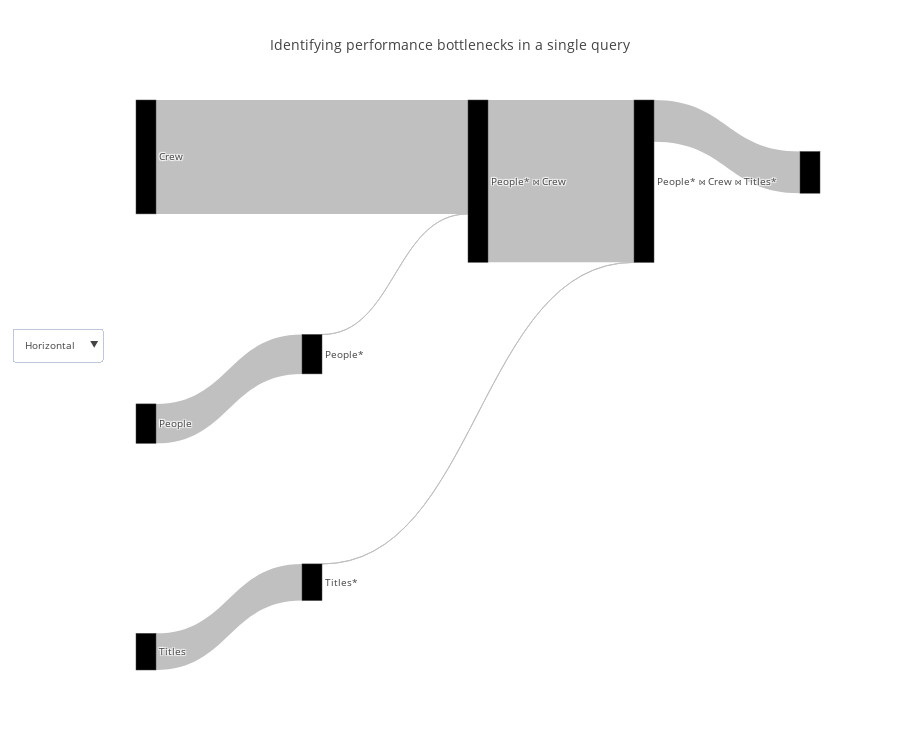

This figure's notebook cell:
### Code cell
query_renderer.vizualize(cardinality_df, title="Identifying performance bottlenecks in a single query", metrics=["actual_duration"], open_=False)

### Figure 1 — Plotly figure (JSON) as saved in the notebook; plotly's stock layout.template omitted (floating-point values rounded to 4 significant figures)
{"data": [{"link": {"color": ["silver", "silver", "silver", "silver", "silver", "silver", "silver"], "label": ["", "Filter condition: (people.name = ANY ('{\"Owen Wilson\",\"Adam Sandler\",\"Jason Segel\"}'::text[]))", "", "Hash Cond ('Inner', '(crew.person_id = people.person_id)')", "", "Filter condition: (titles.genres ~~ '%Comedy%'::text)", "Hash Cond ('Inner', '(titles.title_id = crew.title_id)')"], "source": [0, 1, 2, 3, 4, 5, 6], "target": [1, 3, 3, 6, 5, 6, 7], "value": [506, 1, 1461, 2082, 470, 1, 535]}, "node": {"color": [null, null, null, null, null, null, null], "label": ["People", "People*", "Crew", "People* ⋈ Crew", "Titles", "Titles*", "People* ⋈ Crew ⋈ Titles*"], "pad": 200}, "orientation": "h", "type": "sankey", "valueformat": ",", "valuesuffix": [" Seconds", " Seconds", " Seconds", " Seconds", " Seconds", " Seconds", " Seconds"]}], "layout": {"font": {"size": 10}, "height": 750, "title": "Identifying performance bottlenecks in a single query", "updatemenus": [{"buttons": [{"args": ["orientation", "h"], "label": "Horizontal", "method": "restyle"}, {"args": ["orientation", "v"], "label": "Vertical", "method": "restyle"}], "y": 0.6}]}}
